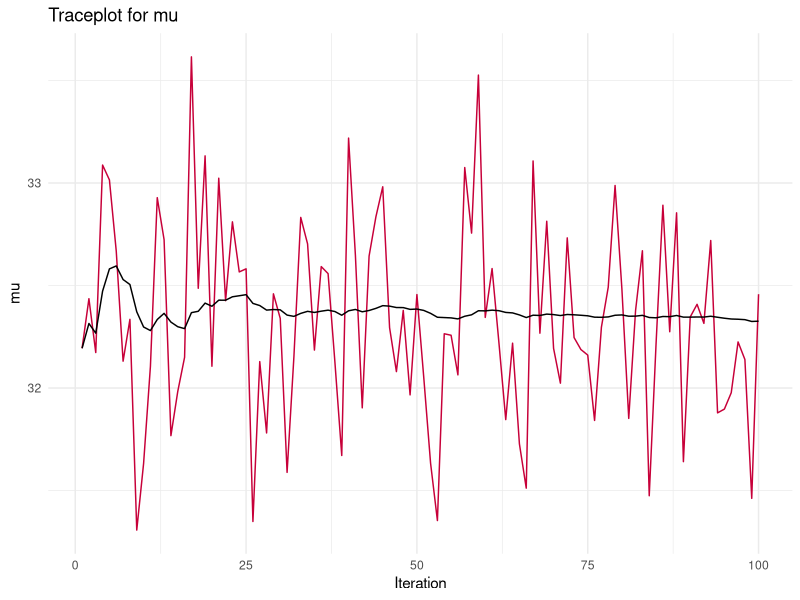
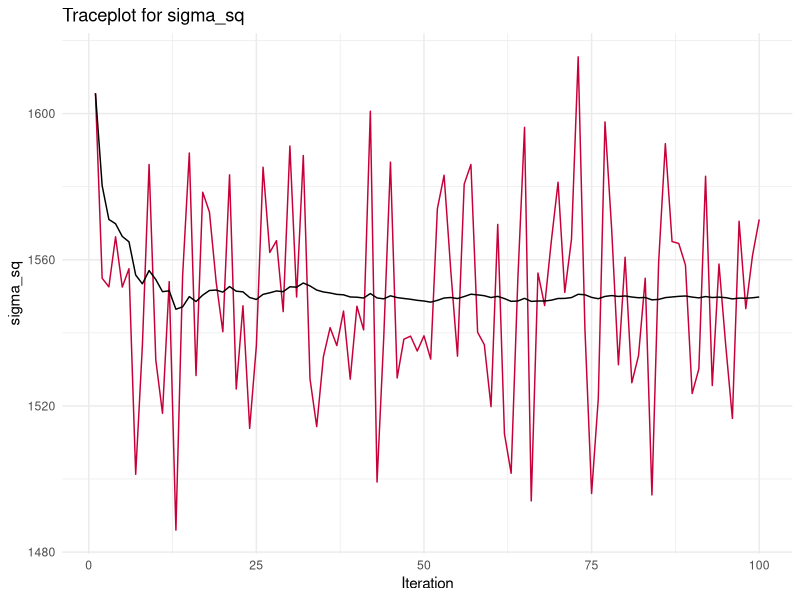
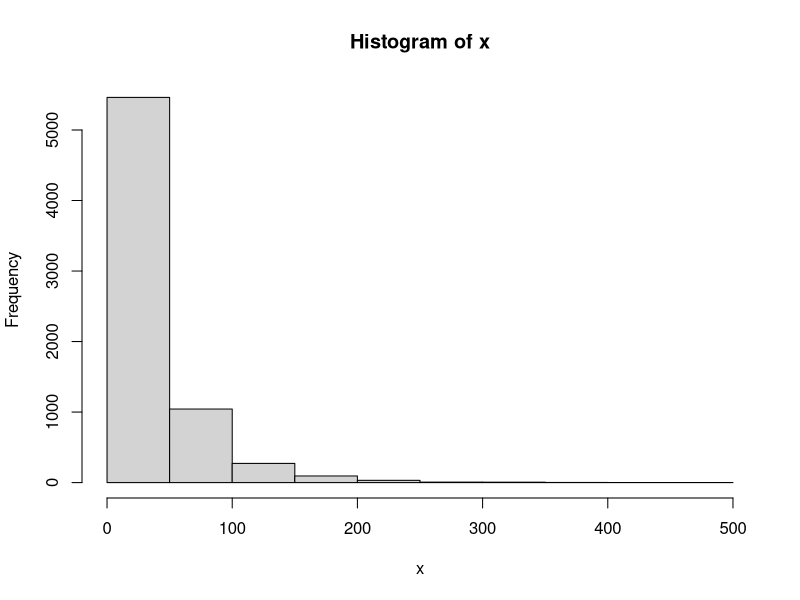
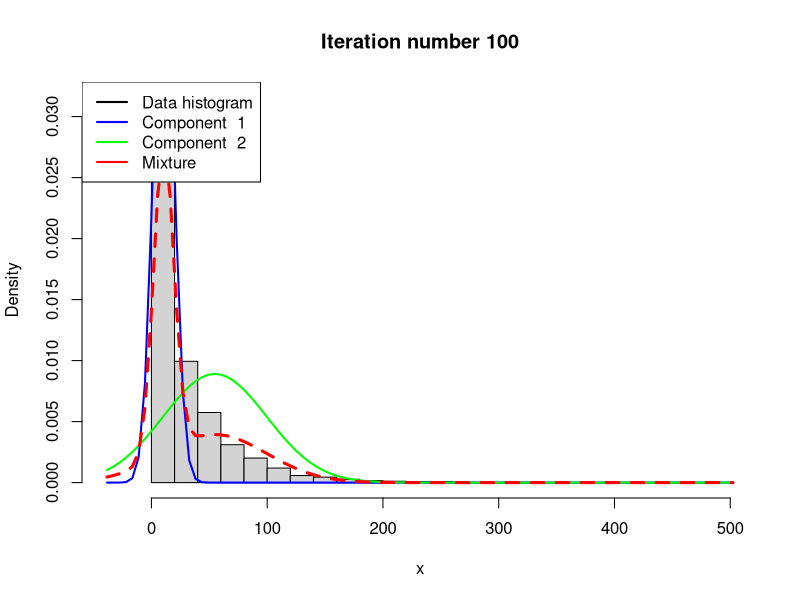
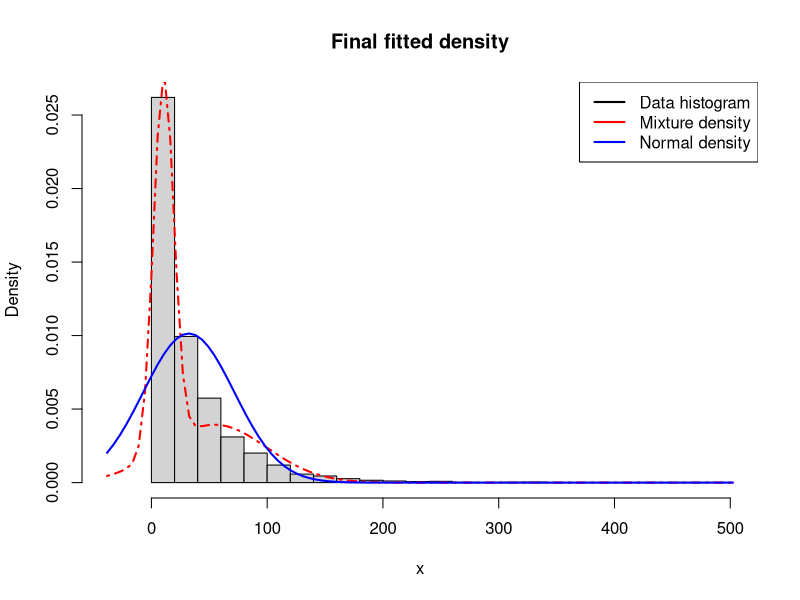
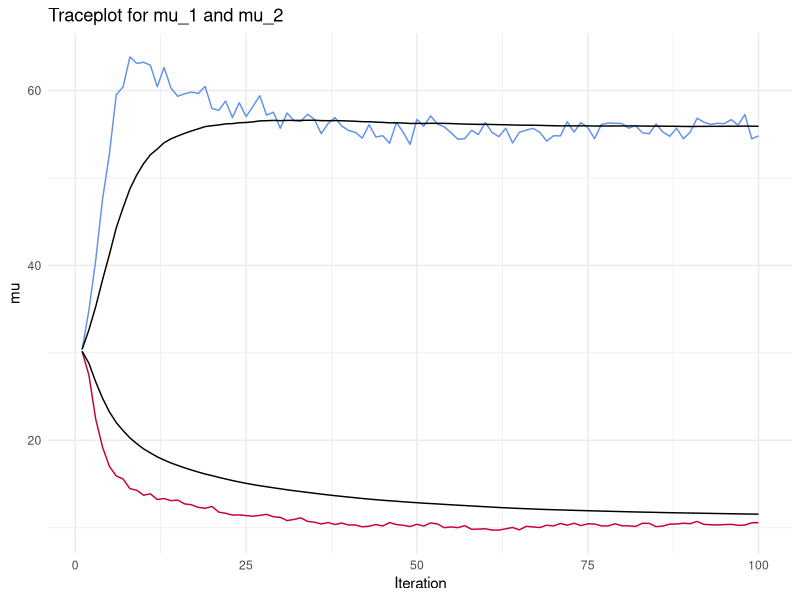
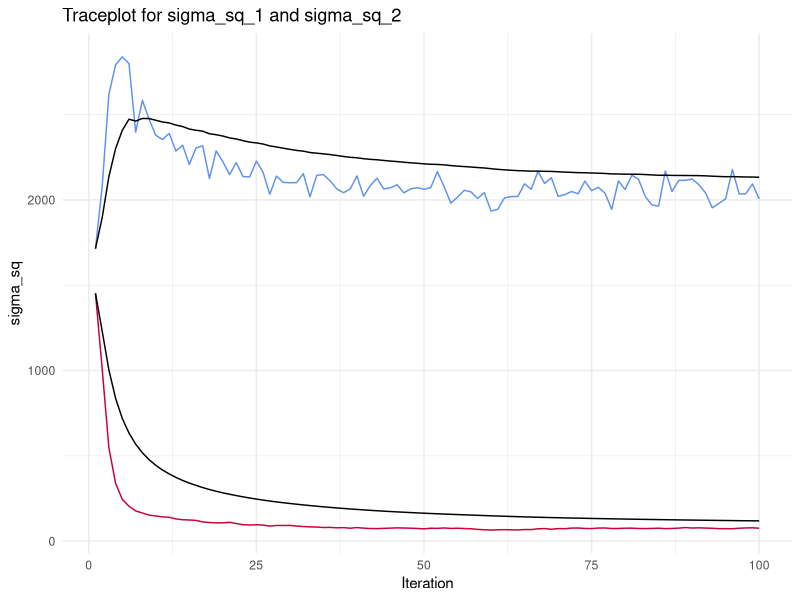
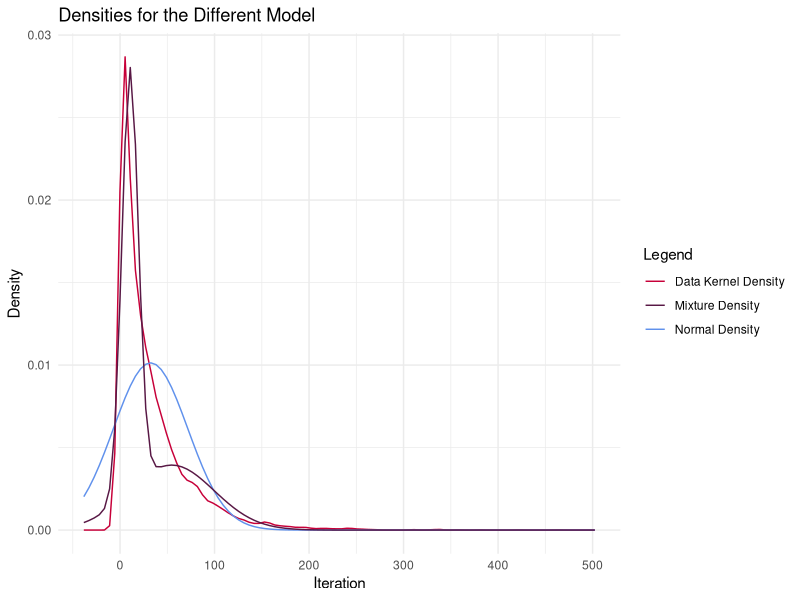

Write R code to recreate these figures, in order.
## ---- chunk 1
knitr::opts_chunk$set(echo = TRUE)
library(knitr)
library(ggplot2)
library(mvtnorm)
library(gridExtra)
## ---- chunk 2

################################################################################
# Exercise 1.a i)
################################################################################

rainfall_data = read.table("data/rainfall.dat", header=FALSE)

# Prior Parameters (slides page 15)
# These are basically random, guessed or from the data
# mu
mu_0 = 0
tau_sq_0 = 1

# sigma_sq
nu_0 = 1
sigma_sq_0 = 1 # sigma is 1/nu_0

## ---- chunk 3

crinvchisq = function(n, df, s_sq) {
  samples = rchisq(n, df)
  # These are draws from the inverse chi squared
  sigma_sq = (df - 1) * s_sq / samples
  return(sigma_sq)
}

## ---- chunk 4

gibbs_sample = function(nDraws, data, default_sigma, tau_sq_0, mu_0, nu_0, sigma_sq_0) {
  
  # Posterior Parameters (Taken from lecture 2 slide 4)
  n = length(data)
  mu_n = mean(data) + mu_0
  nu_n = nu_0 + n
  default_sigma_sq = default_sigma^2
  
  # To store all iterative results
  values_df = data.frame(matrix(NA, nrow = nDraws, ncol = 2))
  
  # To save current iterative results
  values = list(mu = NaN, sigma_sq = default_sigma_sq)
  
  # As mu depends on sigma and sigma depends on mu, we need one initial value to start.
  # In this implementation the default value to start with is sigma_sq.
  
  for (i in 1:nDraws) {
    tau_sq_n = 1 / ((n/values$sigma) + (1/tau_sq_0))
    values$mu = rnorm(1, mu_n, sqrt(tau_sq_n))
    values$sigma_sq = crinvchisq(1, nu_n, (nu_0*sigma_sq_0 + sum((data - values$mu)^2))/(n + nu_0))
    values_df[i,] = values
  }
  
  colnames(values_df) = c("mu", "sigma_sq")
  return(values_df)
}

## ---- chunk 5

res = gibbs_sample(nDraws = 100,
                   data = rainfall_data$V1, 
                   default_sigma = 40,
                   tau_sq_0 = tau_sq_0,
                   mu_0 = mu_0,
                   nu_0 = nu_0,
                   sigma_sq_0 = sigma_sq_0)

kable(head(res))

## ---- chunk 6

################################################################################
# Exercise 1.a ii)
################################################################################

plotdf = data.frame(1:nrow(res), res, cumsum(res$mu)/(1:nrow(res)),
                    cumsum(res$sigma_sq)/(1:nrow(res)))
colnames(plotdf) = c("index", "mu", "sigma_sq", "mu_trailing_mean",
                     "sigma_sq_trailing_mean")

ggplot(plotdf) +
  geom_line(aes(x = index, y = mu), color = "#C70039") +
  geom_line(aes(x = index, y = mu_trailing_mean), color = "#000000") +
  labs(title = "Traceplot for mu", y = "mu",
  x = "Iteration", color = "Legend") +
  theme_minimal()

## ---- chunk 7

ggplot(plotdf) +
  geom_line(aes(x = index, y = sigma_sq), color = "#C70039") +
  geom_line(aes(x = index, y = sigma_sq_trailing_mean), color = "#000000") +
  labs(title = "Traceplot for sigma_sq", y = "sigma_sq",
  x = "Iteration", color = "Legend") +
  theme_minimal()

## ---- chunk 8

################################################################################
# Exercise 1.b)
################################################################################

# This is the script provided in 'NormalMixtureGibbs.R' with minor ajustments.

# Estimating a simple mixture of normals
# Author: Mattias Villani, IDA, Linkoping University. http://mattiasvillani.com

##########    BEGIN USER INPUT #################
# Data options
x <- as.matrix(rainfall_data$V1)

# Model options
## COMMENT: As the given model has two guassians we set this to two.
nComp <- 2    # Number of mixture components

# Prior options
alpha <- 10*rep(1,nComp) # Dirichlet(alpha)
muPrior <- rep(0,nComp) # Prior mean of mu
tau2Prior <- rep(10,nComp) # Prior std of mu
sigma2_0 <- rep(var(x),nComp) # s20 (best guess of sigma2)
nu0 <- rep(4,nComp) # degrees of freedom for prior on sigma2

# MCMC options
nIter <- 100 # Number of Gibbs sampling draws

# Plotting options
plotFit <- TRUE
lineColors <- c("blue", "green", "magenta", 'yellow')
# We removed the sleep time
sleepTime <- 0.1 # Adding sleep time between iterations for plotting
################   END USER INPUT ###############

###### Defining a function that simulates from the 
rScaledInvChi2 <- function(n, df, scale){
  return((df*scale)/rchisq(n,df=df))
}

####### Defining a function that simulates from a Dirichlet distribution
rDirichlet <- function(param){
  nCat <- length(param)
  piDraws <- matrix(NA,nCat,1)
  for (j in 1:nCat){
    piDraws[j] <- rgamma(1,param[j],1)
  }
  piDraws = piDraws/sum(piDraws) # Diving every column of piDraws by the sum of the elements in that column.
  return(piDraws)
}

# Simple function that converts between two different representations of the mixture allocation
S2alloc <- function(S){
  n <- dim(S)[1]
  alloc <- rep(0,n)
  for (i in 1:n){
    alloc[i] <- which(S[i,] == 1)
  }
  return(alloc)
}

# Initial value for the MCMC
nObs <- length(x)
S <- t(rmultinom(nObs, size = 1 , prob = rep(1/nComp,nComp))) # nObs-by-nComp matrix with component allocations.
mu <- quantile(x, probs = seq(0,1,length = nComp))
sigma2 <- rep(var(x),nComp)
probObsInComp <- rep(NA, nComp)

# Setting up the plot
xGrid <- seq(min(x)-1*apply(x,2,sd),max(x)+1*apply(x,2,sd),length = 100)
xGridMin <- min(xGrid)
xGridMax <- max(xGrid)
mixDensMean <- rep(0,length(xGrid))
effIterCount <- 0
ylim <- c(0,2*max(hist(x)$density))

# Added for stroring the draws and print the plots
all_mu = matrix(rep(NaN, nIter*nComp), nrow = nIter)
all_sigma_sq = matrix(rep(NaN, nIter*nComp), nrow = nIter)

for (k in 1:nIter){
  #message(paste('Iteration number:',k))
  alloc <- S2alloc(S) # Just a function that converts between different representations of the group allocations
  nAlloc <- colSums(S)
  #print(nAlloc)
  # Update components probabilities
  pi <- rDirichlet(alpha + nAlloc)
  
  # Update mu's
  for (j in 1:nComp){
    precPrior <- 1/tau2Prior[j]
    precData <- nAlloc[j]/sigma2[j]
    precPost <- precPrior + precData
    wPrior <- precPrior/precPost
    muPost <- wPrior*muPrior + (1-wPrior)*mean(x[alloc == j])
    tau2Post <- 1/precPost
    mu[j] <- rnorm(1, mean = muPost, sd = sqrt(tau2Post))
  }
  
  # Update sigma2's
  for (j in 1:nComp){
    sigma2[j] <- rScaledInvChi2(1, df = nu0[j] + nAlloc[j], scale = (nu0[j]*sigma2_0[j] + sum((x[alloc == j] - mu[j])^2))/(nu0[j] + nAlloc[j]))
  }
  
    all_mu[k,] = mu
    all_sigma_sq[k,] = sigma2
  
  # Update allocation
  for (i in 1:nObs){
    for (j in 1:nComp){
      probObsInComp[j] <- pi[j]*dnorm(x[i], mean = mu[j], sd = sqrt(sigma2[j]))
    }
    S[i,] <- t(rmultinom(1, size = 1 , prob = probObsInComp/sum(probObsInComp)))
  }
  
  # Printing the fitted density against data histogram
  if (plotFit && (k == nIter)){
    effIterCount <- effIterCount + 1
    hist(x, breaks = 20, freq = FALSE, xlim = c(xGridMin,xGridMax), main = paste("Iteration number",k), ylim = ylim)
    mixDens <- rep(0,length(xGrid))
    components <- c()
    for (j in 1:nComp){
      compDens <- dnorm(xGrid,mu[j],sd = sqrt(sigma2[j]))
      mixDens <- mixDens + pi[j]*compDens
      lines(xGrid, compDens, type = "l", lwd = 2, col = lineColors[j])
      components[j] <- paste("Component ",j)
    }
    mixDensMean <- ((effIterCount-1)*mixDensMean + mixDens)/effIterCount
    
    lines(xGrid, mixDens, type = "l", lty = 2, lwd = 3, col = 'red')
    legend("topleft", box.lty = 1, legend = c("Data histogram",components, 'Mixture'), 
           col = c("black",lineColors[1:nComp], 'red'), lwd = 2)
    #Sys.sleep(sleepTime)
  }
}

hist(x, breaks = 20, freq = FALSE, xlim = c(xGridMin,xGridMax), main = "Final fitted density")
lines(xGrid, mixDensMean, type = "l", lwd = 2, lty = 4, col = "red")
lines(xGrid, dnorm(xGrid, mean = mean(x), sd = apply(x,2,sd)), type = "l", lwd = 2, col = "blue")
legend("topright", box.lty = 1, legend = c("Data histogram","Mixture density","Normal density"), col=c("black","red","blue"), lwd = 2)

#########################    Helper functions    ##############################################


## ---- chunk 9

################################################################################
# Exercise 1.c)
################################################################################

mu_plot_dataframe = data.frame(1:nIter, all_mu, cumsum(all_mu[,1])/(1:nrow(all_mu)),
                               cumsum(all_mu[,2])/(1:nrow(all_mu)))
colnames(mu_plot_dataframe) = c("index", "mu_1", "mu_2",
                                "mu_1_trailing_mean", "mu_2_trailing_mean")

ggplot(mu_plot_dataframe) +
  geom_line(aes(x = index, y = mu_1), color = "#C70039") +
  geom_line(aes(x = index, y = mu_1_trailing_mean), color = "#000000") +
  geom_line(aes(x = index, y = mu_2), color = "#6091EC") +
  geom_line(aes(x = index, y = mu_2_trailing_mean), color = "#000000") +
  labs(title = "Traceplot for mu_1 and mu_2", y = "mu",
  x = "Iteration", color = "Legend") +
  theme_minimal()

## ---- chunk 10

sigma_sq_plot_dataframe = data.frame(1:nIter, all_sigma_sq, cumsum(all_sigma_sq[,1])/(1:nrow(all_sigma_sq)),
                               cumsum(all_sigma_sq[,2])/(1:nrow(all_sigma_sq)))
colnames(sigma_sq_plot_dataframe) = c("index", "sigma_sq_1", "sigma_sq_2",
                                "sigma_sq_1_trailing_mean", "sigma_sq_2_trailing_mean")

ggplot(sigma_sq_plot_dataframe) +
  geom_line(aes(x = index, y = sigma_sq_1), color = "#C70039") +
  geom_line(aes(x = index, y = sigma_sq_1_trailing_mean), color = "#000000") +
  geom_line(aes(x = index, y = sigma_sq_2), color = "#6091EC") +
  geom_line(aes(x = index, y = sigma_sq_2_trailing_mean), color = "#000000") +
  labs(title = "Traceplot for sigma_sq_1 and sigma_sq_2", y = "sigma_sq",
  x = "Iteration", color = "Legend") +
  theme_minimal()

## ---- chunk 11

x = xGrid
density_data = density(rainfall_data$V1, from = x[1], to = x[length(x)], n = length(x))$y
density_normal = dnorm(x, mean = mean(res$mu), sd = sqrt(mean(res$sigma_sq)))
density_mixture = mixDensMean

density_comparison_df = data.frame(x,
                                   density_data,
                                   density_normal,
                                   density_mixture)

ggplot(density_comparison_df) +
  geom_line(aes(x = x, y = density_data, colour = "Data Kernel Density")) +
  geom_line(aes(x = x, y = density_normal, colour = "Normal Density")) +
  geom_line(aes(x = x, y = density_mixture, colour = "Mixture Density")) +
  labs(title = "Densities for the Different Model", y = "Density",
  x = "Iteration", color = "Legend") +
  scale_color_manual("Legend", values = c("#C70039", "#581845", "#6091EC")) +
  theme_minimal()

## ---- chunk 12

################################################################################
# Exercise 2.a)
################################################################################

ebay_data = read.table("data/eBayNumberOfBidderData.dat", header=TRUE)
kable(head(ebay_data))

## ---- chunk 13

glm_model = glm(formula = nBids ~ ., data = ebay_data[,-2], family = poisson)
summary(glm_model)

glm_model$coefficients
## ---- chunk 14

################################################################################
# Exercise 2.b)
################################################################################

# Parameters
Y = as.matrix(ebay_data[,1])
# We take all covariates
X = as.matrix(ebay_data[,-1])
# Feature names
feature_names =  colnames(ebay_data[,2:ncol(ebay_data)])
colnames(X) = feature_names

# Defining the prior parameters
mu_prior = rep(0, ncol(ebay_data) - 1)
covariate_prior = 100 * solve(t(X) %*% X)
# An we need initial beta parameters
beta = rmvnorm(1, mu_prior, covariate_prior)

# Cost-Function
## We need cost function which will be optimized (e.g. the likelihood).
## The first parameters has to be the regression coefficient
## The function will calculate the log-likelihood and the log-prior for getting
## the posterior-log-likelihood which is to be optimized
## We use two sub-functions for the two logs

# https://nptel.ac.in/courses/111104074/Module14/Lecture41.pdf
log_likelihood = function(beta, X ,Y) {
  lambda = t(X %*% beta) # log-link function
  llik = t(Y) %*% t(lambda) - sum(exp(lambda))# - sum(log(factorial(Y)))
  return(llik)
}

posterior_log_likelihood = function(beta, X, Y, sigma, mu) {
  return(dmvnorm(beta, mu, sigma, log = TRUE) + log_likelihood(beta, X, Y))
}

res = optim(beta, posterior_log_likelihood, method = "BFGS",
            control = list(fnscale = -1), hessian = TRUE,
            X = X, Y = Y, sigma = covariate_prior, mu = mu_prior)

# Now we use the results to extract the desired values and same them to
# variables with a speaking name
posterior_mode = as.vector(res$par)
names(posterior_mode) = feature_names
posterior_covariance = - solve(res$hessian)
posterior_sd = sqrt(diag(posterior_covariance))
names(posterior_sd) = feature_names

## ---- chunk 15
posterior_mode
## ---- chunk 16
posterior_covariance
## ---- chunk 17
posterior_sd
## ---- chunk 18

RMWSampler = function(dposterior, n = 1, theta_0, c, Sigma, ...) {
  
  # Variables
  samples = data.frame()
  Sigma = c * Sigma
  i = 0
  
  # Current and next step for random walk
  theta_1 = theta_0
  theta = theta_0
  
  while (nrow(samples) < n) {
    # Get proposal
    theta_star = rmvnorm(n = 1, mean = theta_1, sigma = Sigma)
    
    # Calculate the acceptance probability alpha
    #if (dposterior(theta_1, ...) <= 0) {
    #  alpha = 0
    #}
    #else {
      #alpha = min(1, dposterior(theta_star, ...) / dposterior(theta_1, ...))
    #}
    alpha = min(1, exp(dposterior(theta_star, ...) - dposterior(theta_1, ...)))
    
    # Decide if to accept or reject the proposal
    u = runif(n = 1, min = 0, max = 1)
    
    if (u <= alpha) {
      # Accept
      theta_1 = theta
      theta = theta_star
      samples = rbind(samples, theta_star)
    }
    else {
      # Reject
      theta = theta_1
    }
    
    i = i + 1
  }
  
  return(list(samples = samples, rejection_rate = (1 - (n / i))))
}

## ---- chunk 19

dposterior = function(theta, mu_prior, sigma_prior, X, Y) {
  
  # Prior
  prior = dmvnorm(theta, mu_prior, sigma_prior, log = TRUE)
  
  # Likelihood
  likelihood = log_likelihood(t(theta), X, Y)

  return(prior + likelihood)
}

## ---- chunk 20

# Our parameters for the function
c = 1
n = 1000
theta = t(as.matrix(rep(0, 9)))

# Call the Random Metropolis Walk
ms_res = RMWSampler(dposterior = dposterior,
                    n = n,
                    theta_0 = theta,
                    c = c,
                    Sigma = posterior_covariance,
                    # Now ...
                    mu_prior = posterior_mode,
                    sigma_prior = covariate_prior,
                    X = X,
                    Y = Y)

ms_res$samples
## ---- chunk 21
plotdf = data.frame(1:n, ms_res$samples)
colnames(plotdf)[1] = "index"

df_1 = ggplot(plotdf) +
  geom_line(aes(x = index, y = V1), color = "#C70039") +
  labs(title = "Traceplot for V1", y = "theta_1",
  x = "Iteration", color = "Legend") +
  theme_minimal()

df_2 = ggplot(plotdf) +
  geom_line(aes(x = index, y = V2), color = "#C70039") +
  labs(title = "Traceplot for V2", y = "theta_2",
  x = "Iteration", color = "Legend") +
  theme_minimal()

df_3 = ggplot(plotdf) +
  geom_line(aes(x = index, y = V3), color = "#C70039") +
  labs(title = "Traceplot for V3", y = "theta_3",
  x = "Iteration", color = "Legend") +
  theme_minimal()

df_4 = ggplot(plotdf) +
  geom_line(aes(x = index, y = V4), color = "#C70039") +
  labs(title = "Traceplot for V4", y = "theta_4",
  x = "Iteration", color = "Legend") +
  theme_minimal()

df_5 = ggplot(plotdf) +
  geom_line(aes(x = index, y = V5), color = "#C70039") +
  labs(title = "Traceplot for V5", y = "theta_5",
  x = "Iteration", color = "Legend") +
  theme_minimal()

df_6 = ggplot(plotdf) +
  geom_line(aes(x = index, y = V6), color = "#C70039") +
  labs(title = "Traceplot for V6", y = "theta_6",
  x = "Iteration", color = "Legend") +
  theme_minimal()

df_7 = ggplot(plotdf) +
  geom_line(aes(x = index, y = V7), color = "#C70039") +
  labs(title = "Traceplot for V7", y = "theta_7",
  x = "Iteration", color = "Legend") +
  theme_minimal()

df_8 = ggplot(plotdf) +
  geom_line(aes(x = index, y = V8), color = "#C70039") +
  labs(title = "Traceplot for V8", y = "theta_8",
  x = "Iteration", color = "Legend") +
  theme_minimal()

df_9 = ggplot(plotdf) +
  geom_line(aes(x = index, y = V9), color = "#C70039") +
  labs(title = "Traceplot for V9", y = "theta_9",
  x = "Iteration", color = "Legend") +
  theme_minimal()

grid.arrange(df_1, df_2, df_3, df_4, df_5, df_6, df_7, df_8, df_9, nrow = 3)

## ---- chunk 22

values = apply(as.matrix(ms_res$samples), 1, FUN = function(x, cmu, csigma, cX, cY) {
  x = t(x)
  return(dposterior(x, cmu, csigma, cX, cY))
}, cmu=mu_prior, csigma = covariate_prior, cX = X, cY = Y)
